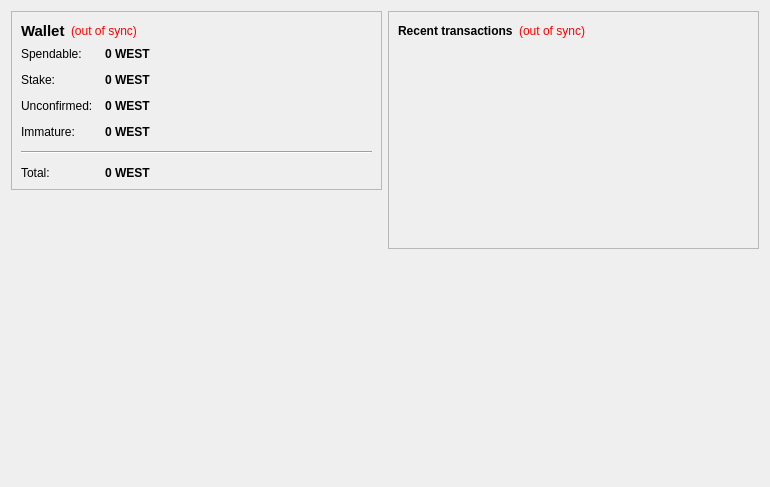
<?xml version="1.0" encoding="UTF-8"?>
<ui version="4.0">
 <class>OverviewPage</class>
 <widget class="QWidget" name="OverviewPage">
  <property name="geometry">
   <rect>
    <x>0</x>
    <y>0</y>
    <width>770</width>
    <height>487</height>
   </rect>
  </property>
  <property name="windowTitle">
   <string>Form</string>
  </property>
  <layout class="QHBoxLayout" name="horizontalLayout" stretch="1,1">
   <item>
    <layout class="QVBoxLayout" name="verticalLayout_2">
     <item>
      <widget class="QFrame" name="frame">
       <property name="frameShape">
        <enum>QFrame::StyledPanel</enum>
       </property>
       <property name="frameShadow">
        <enum>QFrame::Raised</enum>
       </property>
       <layout class="QVBoxLayout" name="verticalLayout_4">
        <item>
         <layout class="QHBoxLayout" name="horizontalLayout_4">
          <item>
           <widget class="QLabel" name="label_5">
            <property name="font">
             <font>
              <pointsize>11</pointsize>
              <weight>75</weight>
              <bold>true</bold>
             </font>
            </property>
            <property name="text">
             <string>Wallet</string>
            </property>
           </widget>
          </item>
          <item>
           <widget class="QLabel" name="labelWalletStatus">
            <property name="toolTip">
             <string>The displayed information may be out of date. Your wallet automatically synchronizes with the wildwestcoin network after a connection is established, but this process has not completed yet.</string>
            </property>
            <property name="styleSheet">
             <string notr="true">QLabel { color: red; }</string>
            </property>
            <property name="text">
             <string notr="true">(out of sync)</string>
            </property>
            <property name="alignment">
             <set>Qt::AlignLeading|Qt::AlignLeft|Qt::AlignVCenter</set>
            </property>
           </widget>
          </item>
          <item>
           <spacer name="horizontalSpacer_2">
            <property name="orientation">
             <enum>Qt::Horizontal</enum>
            </property>
            <property name="sizeHint" stdset="0">
             <size>
              <width>40</width>
              <height>20</height>
             </size>
            </property>
           </spacer>
          </item>
         </layout>
        </item>
        <item>
         <layout class="QFormLayout" name="formLayout_2">
          <property name="fieldGrowthPolicy">
           <enum>QFormLayout::AllNonFixedFieldsGrow</enum>
          </property>
          <property name="horizontalSpacing">
           <number>12</number>
          </property>
          <property name="verticalSpacing">
           <number>12</number>
          </property>
          <item row="0" column="0">
           <widget class="QLabel" name="label">
            <property name="text">
             <string>Spendable:</string>
            </property>
           </widget>
          </item>
          <item row="0" column="1">
           <widget class="QLabel" name="labelBalance">
            <property name="font">
             <font>
              <weight>75</weight>
              <bold>true</bold>
             </font>
            </property>
            <property name="cursor">
             <cursorShape>IBeamCursor</cursorShape>
            </property>
            <property name="toolTip">
             <string>Your current spendable balance</string>
            </property>
            <property name="text">
             <string notr="true">0 WEST</string>
            </property>
            <property name="textInteractionFlags">
             <set>Qt::LinksAccessibleByMouse|Qt::TextSelectableByKeyboard|Qt::TextSelectableByMouse</set>
            </property>
           </widget>
          </item>
          <item row="1" column="0">
           <widget class="QLabel" name="label_6">
            <property name="text">
             <string>Stake:</string>
            </property>
           </widget>
          </item>
          <item row="1" column="1">
           <widget class="QLabel" name="labelStake">
            <property name="font">
             <font>
              <weight>75</weight>
              <bold>true</bold>
             </font>
            </property>
            <property name="cursor">
             <cursorShape>IBeamCursor</cursorShape>
            </property>
            <property name="toolTip">
             <string>Total of coins that was staked, and do not yet count toward the current balance</string>
            </property>
            <property name="text">
             <string notr="true">0 WEST</string>
            </property>
            <property name="textInteractionFlags">
             <set>Qt::LinksAccessibleByMouse|Qt::TextSelectableByKeyboard|Qt::TextSelectableByMouse</set>
            </property>
           </widget>
          </item>
          <item row="2" column="0">
           <widget class="QLabel" name="label_3">
            <property name="text">
             <string>Unconfirmed:</string>
            </property>
           </widget>
          </item>
          <item row="2" column="1">
           <widget class="QLabel" name="labelUnconfirmed">
            <property name="font">
             <font>
              <weight>75</weight>
              <bold>true</bold>
             </font>
            </property>
            <property name="cursor">
             <cursorShape>IBeamCursor</cursorShape>
            </property>
            <property name="toolTip">
             <string>Total of transactions that have yet to be confirmed, and do not yet count toward the current balance</string>
            </property>
            <property name="text">
             <string notr="true">0 WEST</string>
            </property>
            <property name="textInteractionFlags">
             <set>Qt::LinksAccessibleByMouse|Qt::TextSelectableByKeyboard|Qt::TextSelectableByMouse</set>
            </property>
           </widget>
          </item>
          <item row="3" column="0">
           <widget class="QLabel" name="labelImmatureText">
            <property name="text">
             <string>Immature:</string>
            </property>
           </widget>
          </item>
          <item row="3" column="1">
           <widget class="QLabel" name="labelImmature">
            <property name="font">
             <font>
              <weight>75</weight>
              <bold>true</bold>
             </font>
            </property>
            <property name="toolTip">
             <string>Mined balance that has not yet matured</string>
            </property>
            <property name="text">
             <string notr="true">0 WEST</string>
            </property>
            <property name="textInteractionFlags">
             <set>Qt::LinksAccessibleByMouse|Qt::TextSelectableByKeyboard|Qt::TextSelectableByMouse</set>
            </property>
           </widget>
          </item>
          <item row="4" column="0" colspan="2">
           <widget class="Line" name="line">
            <property name="orientation">
             <enum>Qt::Horizontal</enum>
            </property>
           </widget>
          </item>
          <item row="5" column="0">
           <widget class="QLabel" name="labelTotalText">
            <property name="text">
             <string>Total:</string>
            </property>
           </widget>
          </item>
          <item row="5" column="1">
           <widget class="QLabel" name="labelTotal">
            <property name="font">
             <font>
              <weight>75</weight>
              <bold>true</bold>
             </font>
            </property>
            <property name="cursor">
             <cursorShape>IBeamCursor</cursorShape>
            </property>
            <property name="toolTip">
             <string>Your current total balance</string>
            </property>
            <property name="text">
             <string notr="true">0 WEST</string>
            </property>
            <property name="textInteractionFlags">
             <set>Qt::LinksAccessibleByMouse|Qt::TextSelectableByKeyboard|Qt::TextSelectableByMouse</set>
            </property>
           </widget>
          </item>
         </layout>
        </item>
       </layout>
      </widget>
     </item>
     <item>
      <spacer name="verticalSpacer">
       <property name="orientation">
        <enum>Qt::Vertical</enum>
       </property>
       <property name="sizeHint" stdset="0">
        <size>
         <width>20</width>
         <height>40</height>
        </size>
       </property>
      </spacer>
     </item>
     <item>
      <widget class="QLabel" name="label_2">
       <property name="autoFillBackground">
        <bool>true</bool>
       </property>
       <property name="text">
        <string/>
       </property>
       <property name="pixmap">
        <pixmap>:/icons/drmbg</pixmap>
       </property>
       <property name="scaledContents">
        <bool>false</bool>
       </property>
       <property name="margin">
        <number>0</number>
       </property>
      </widget>
     </item>
    </layout>
   </item>
   <item>
    <layout class="QVBoxLayout" name="verticalLayout_3">
     <item>
      <widget class="QFrame" name="frame_2">
       <property name="frameShape">
        <enum>QFrame::StyledPanel</enum>
       </property>
       <property name="frameShadow">
        <enum>QFrame::Raised</enum>
       </property>
       <layout class="QVBoxLayout" name="verticalLayout">
        <item>
         <layout class="QHBoxLayout" name="horizontalLayout_2">
          <item>
           <widget class="QLabel" name="label_4">
            <property name="text">
             <string>&lt;b&gt;Recent transactions&lt;/b&gt;</string>
            </property>
           </widget>
          </item>
          <item>
           <widget class="QLabel" name="labelTransactionsStatus">
            <property name="toolTip">
             <string>The displayed information may be out of date. Your wallet automatically synchronizes with the wildwestcoin network after a connection is established, but this process has not completed yet.</string>
            </property>
            <property name="styleSheet">
             <string notr="true">QLabel { color: red; }</string>
            </property>
            <property name="text">
             <string notr="true">(out of sync)</string>
            </property>
            <property name="alignment">
             <set>Qt::AlignRight|Qt::AlignTrailing|Qt::AlignVCenter</set>
            </property>
           </widget>
          </item>
          <item>
           <spacer name="horizontalSpacer">
            <property name="orientation">
             <enum>Qt::Horizontal</enum>
            </property>
            <property name="sizeHint" stdset="0">
             <size>
              <width>40</width>
              <height>20</height>
             </size>
            </property>
           </spacer>
          </item>
         </layout>
        </item>
        <item>
         <widget class="QListView" name="listTransactions">
          <property name="styleSheet">
           <string notr="true">QListView { background: transparent; }</string>
          </property>
          <property name="frameShape">
           <enum>QFrame::NoFrame</enum>
          </property>
          <property name="verticalScrollBarPolicy">
           <enum>Qt::ScrollBarAlwaysOff</enum>
          </property>
          <property name="horizontalScrollBarPolicy">
           <enum>Qt::ScrollBarAlwaysOff</enum>
          </property>
          <property name="selectionMode">
           <enum>QAbstractItemView::NoSelection</enum>
          </property>
         </widget>
        </item>
       </layout>
      </widget>
     </item>
     <item>
      <spacer name="verticalSpacer_2">
       <property name="orientation">
        <enum>Qt::Vertical</enum>
       </property>
       <property name="sizeHint" stdset="0">
        <size>
         <width>20</width>
         <height>40</height>
        </size>
       </property>
      </spacer>
     </item>
    </layout>
   </item>
  </layout>
 </widget>
 <resources/>
 <connections/>
</ui>
